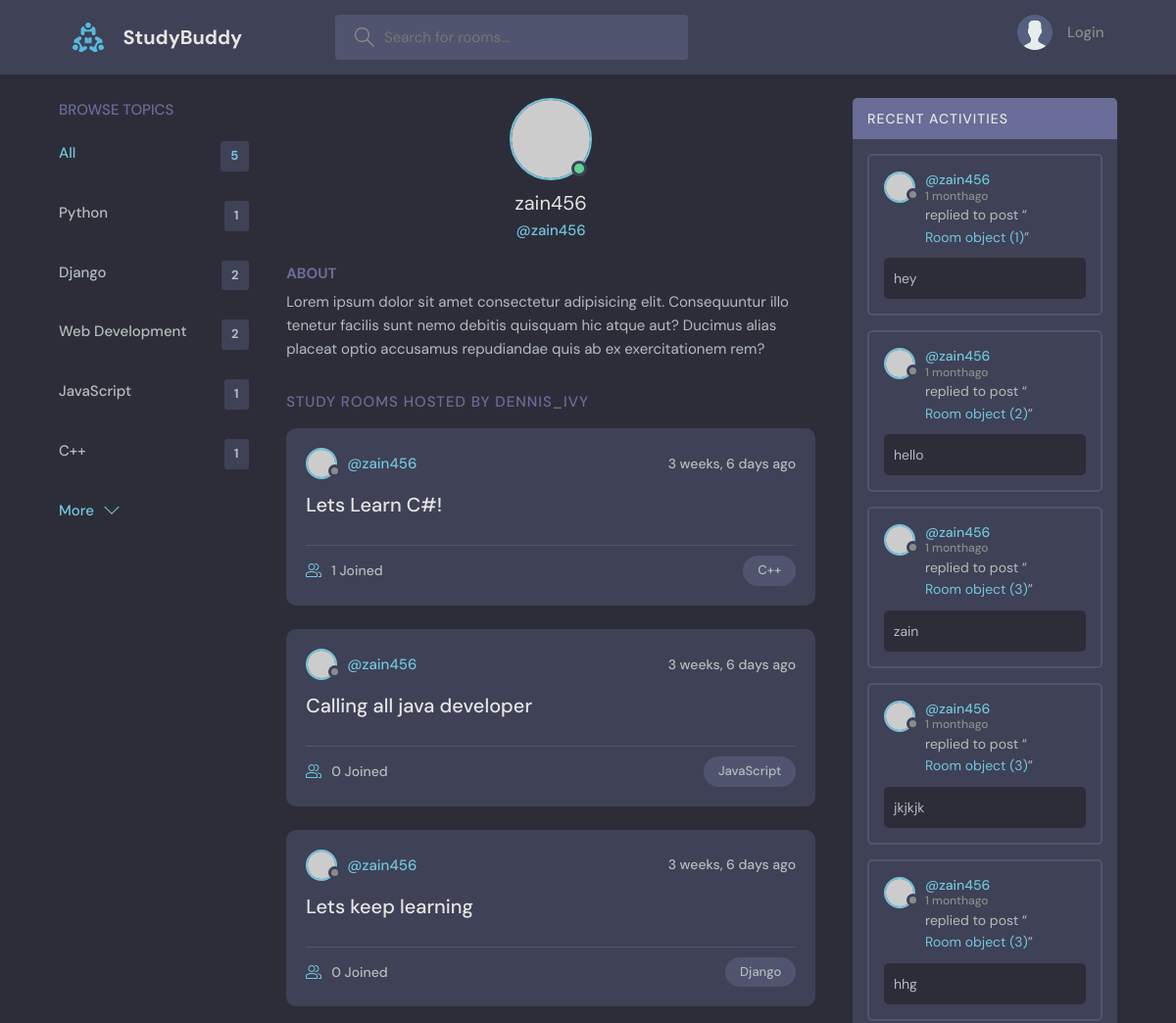
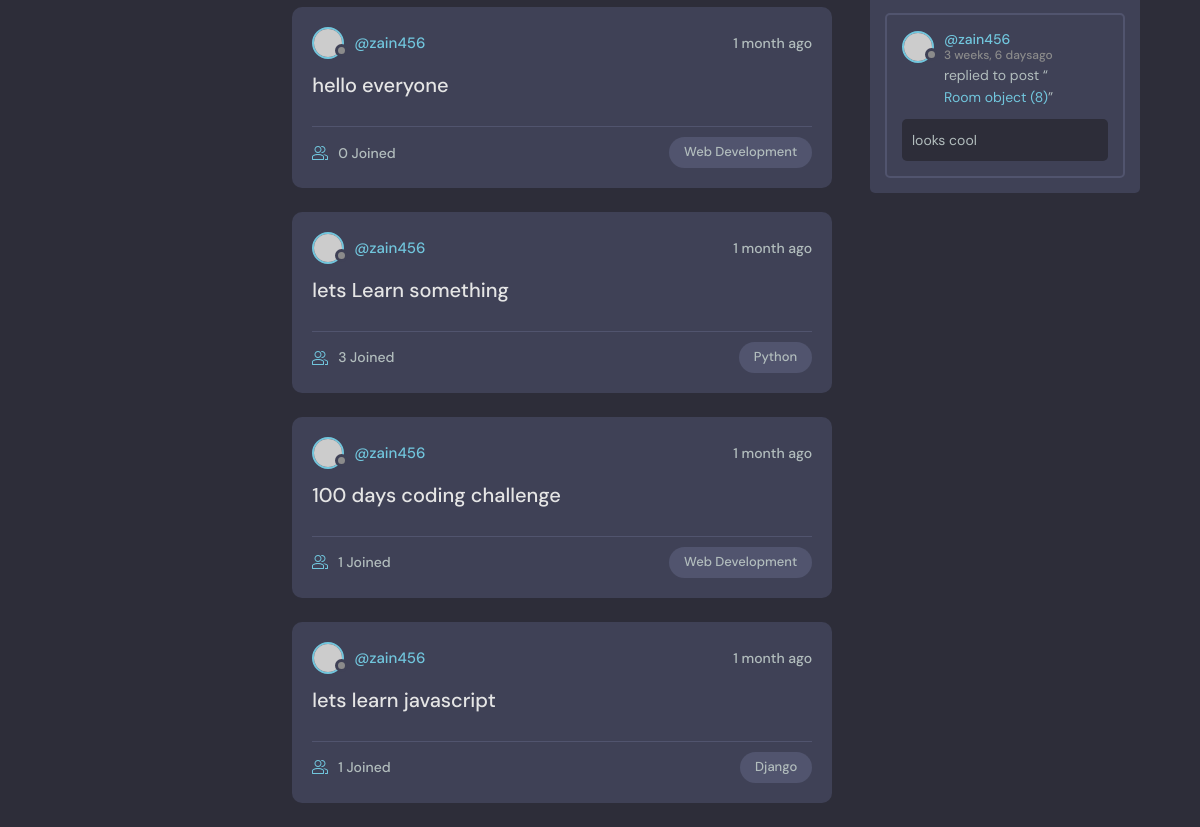
Page /profile/1/ on the committed database (2 pictures, top to bottom).
### base/models.py (models this page shows)
class Topic(models.Model):
  name = models.CharField(max_length=200)

class Room(models.Model):
     host = models.ForeignKey(User , on_delete=models.SET_NULL, null=True)
     topic = models.ForeignKey(Topic , on_delete=models.SET_NULL, null=True)
     name = models.CharField(max_length=200)
     description= models.TextField(null=True, blank=True)
     participants = models.ManyToManyField(User , related_name='participants',blank=True)
     updated = models.DateTimeField(auto_now=True)
     created = models.DateTimeField(auto_now_add=True)
     class Meta:
         ordering = ['-updated', '-created']

class Message(models.Model):
    user = models.ForeignKey(User, on_delete=models.CASCADE)
    room = models.ForeignKey(Room , on_delete=models.CASCADE)
    body = models.TextField()
    updated = models.DateTimeField(auto_now=True)
    created = models.DateTimeField(auto_now_add=True)

### base/views.py (the view)
# urls.py: path('profile/<str:pk>/', views.userProfile, name = "profile"),
def userProfile(request, pk):
    user = User.objects.get(id=pk)
    rooms = user.room_set.all()
    room_messages = user.message_set.all()
    topics= Topic.objects.all()
    context={'user':user, 'rooms':rooms,'room_messages':room_messages,'topics':topics}
    return render(request, 'base/profile.html', context)

### base/templates/base/profile.html (shortened to what this page needs)
{% extends 'main.html' %}
  {% block content %}
  <main class="profile-page layout layout--3">
    <div class="container">
      {% include 'base/topic_component.html' %}
      <div class="roomList">
        <div class="profile">
          <div class="profile__avatar">
            <div class="avatar avatar--large active">
              <img src="https://randomuser.me/api/portraits/men/11.jpg" />
            </div>
          </div>
          <div class="profile__info">
            <h3>{{user.username}}</h3>
            <p>@{{user.username}}</p>
          </div>
          <div class="profile__about">
            <h3>About</h3>
            <p>
              Lorem ipsum dolor sit amet consectetur adipisicing elit. Consequuntur illo tenetur
              facilis sunt nemo debitis quisquam hic atque aut? Ducimus alias placeat optio
              accusamus repudiandae quis ab ex exercitationem rem?
            </p>
          </div>
        </div>
        <div class="roomList__header">
          <div>
            <h2>Study Rooms Hosted by dennis_ivy</a>
            </h2>
          </div>
        </div>
        {% include 'base/feed_component.html' %}
      </div>
      {% include 'base/activity_component.html' %}
    </div>
  </main>
  {% endblock content %}

### templates/main.html (shortened to what this page needs)
<!DOCTYPE html>
{% load static %}
<html lang="en">
  <head>
    <link rel="stylesheet" href="{%  static 'styles/style.css' %}" />
  </head>
  <body>
    {% include 'navbar.html' %}
    {% block content %}
    {% endblock  %}
  </body>
</html>

### templates/navbar.html (shortened to what this page needs)
 {% load static %}
 <header class="header header--loggedIn">
    <div class="container">
      <a href="{% url 'home' %}" class="header__logo">
        <img src="{% static 'images/logo.svg' %}" />
        <h1>StudyBuddy</h1>
      </a>
      <form class="header__search" method="POST" action = "{% url 'home' %}">
        <label>
          <input name = "q" placeholder="Search for rooms..." />
        </label>
      </form>
      <nav class="header__menu">
        {% if request.user.is_authenticated %}
        <div class="header__user">
          <a href="{% url 'update-user' %}">
            <div class="avatar avatar--medium active">
              <img src="https://randomuser.me/api/portraits/men/37.jpg" />
            </div>
            <p>{{request.user.username}} <span>@{{request.user.username}}</span></p>
          </a>
          <button class="dropdown-button">
            <svg version="1.1" xmlns="http://www.w3.org/2000/svg" width="32" height="32" viewBox="0 0 32 32">
              <title>chevron-down</title>
              <path d="M16 21l-13-13h-3l16 16 16-16h-3l-13 13z"></path>
            </svg>
          </button>
        </div>
        {% else %}
        <a href="{% url 'login' %}">
          <img src="{% static 'images/avatar.svg' %}" />
          <p>Login</p>
        </a>
        {% endif %}
      </nav>
    </div>
  </header>

### base/templates/base/topic_component.html (shortened to what this page needs)
<div class="topics">
  <div class="topics__header">
    <h2>Browse Topics</h2>
  </div>
  <ul class="topics__list">
    <li>
      <a href="{% url 'home' %}" class="active">All <span>{{topics.count}}</span></a>
    </li>
    {% for topic in topics %}
    <li>
      <a href="{% url 'home' %}?q={{topic.name}}">{{topic.name}} <span>{{topic.room_set.all.count}}</span></a>
    </li>
   {% endfor %}
  </ul>
  <a class="btn btn--link" href="{% url 'topics' %}">
    More
    <svg version="1.1" xmlns="http://www.w3.org/2000/svg" width="32" height="32" viewBox="0 0 32 32">
      <title>chevron-down</title>
      <path d="M16 21l-13-13h-3l16 16 16-16h-3l-13 13z"></path>
    </svg>
  </a>
</div>

### base/templates/base/feed_component.html (shortened to what this page needs)
{% for room in rooms %}
<div class="roomListRoom">
  <div class="roomListRoom__header">
    <a href="{% url 'profile' room.host.id %}" class="roomListRoom__author">
      <div class="avatar avatar--small">
        <img src="https://randomuser.me/api/portraits/women/11.jpg" />
      </div>
      <span>@{{room.host.username}}</span>
    </a>
    <div class="roomListRoom__actions">
      <span>{{room.created|timesince}} ago</span>
    </div>
  </div>
  <div class="roomListRoom__content">
    <a href="{% url 'room' room.id %}">{{room.name}}</a>
  </div>
  <div class="roomListRoom__meta">
    <a href="{% url 'room' room.id %}" class="roomListRoom__joined">
     {{room.participants.all.count}} Joined
    </a>
    <p class="roomListRoom__topic">{{room.topic.name}}</p>
  </div>
</div>
{% endfor %}

### base/templates/base/activity_component.html (shortened to what this page needs)
<div class="activities">
    <div class="activities__header">
      <h2>Recent Activities</h2>
    </div>
    {% for message in room_messages %}
    <div class="activities__box">
      <div class="activities__boxHeader roomListRoom__header">
        <a href="{% url 'profile' message.user.id %}" class="roomListRoom__author">
          <div class="avatar avatar--small">
            <img src="https://randomuser.me/api/portraits/women/11.jpg" />
          </div>
          <p>
            @{{message.user}}
            <span>{{message.created|timesince}}ago</span>
          </p>
        </a>
    </div>
      <div class="activities__boxContent">
        <p>replied to post “<a href="{% url 'room' message.room.id %}">{{message.room}}</a>”</p>
        <div class="activities__boxRoomContent">
          {{message.body}}
        </div>
      </div>
    </div>
    {% endfor %}
  </div>

### rows in the picture
Topic: name "Python", room_set.all.count "1"
Topic: name "Django", room_set.all.count "2"
Topic: name "Web Development", room_set.all.count "2"
Topic: name "JavaScript", room_set.all.count "1"
Topic: name "C++", room_set.all.count "1"
Room: host.username "zain456", created "3 weeks, 6 days", name "Lets Learn C#!", participants.all.count "1", topic.name "C++"
Room: host.username "zain456", created "3 weeks, 6 days", name "Calling all java developer", participants.all.count "0", topic.name "JavaScript"
Room: host.username "zain456", created "3 weeks, 6 days", name "Lets keep learning", participants.all.count "0", topic.name "Django"
Room: host.username "zain456", created "1 month", name "hello everyone", participants.all.count "0", topic.name "Web Development"
Room: host.username "zain456", created "1 month", name "lets Learn something", participants.all.count "3", topic.name "Python"
Room: host.username "zain456", created "1 month", name "100 days coding challenge", participants.all.count "1", topic.name "Web Development"
Room: host.username "zain456", created "1 month", name "lets learn javascript", participants.all.count "1", topic.name "Django"
Message: user "zain456", created "1 month", room "Room object (1)", body "hey"
Message: user "zain456", created "1 month", room "Room object (2)", body "hello"
Message: user "zain456", created "1 month", room "Room object (3)", body "zain"
Message: user "zain456", created "1 month", room "Room object (3)", body "jkjkjk"
Message: user "zain456", created "1 month", room "Room object (3)", body "hhg"
Message: user "zain456", created "3 weeks, 6 days", room "Room object (8)", body "looks cool"

### other values in the picture
{{ topics.count }} "5"
{{ user.username }} "zain456"
